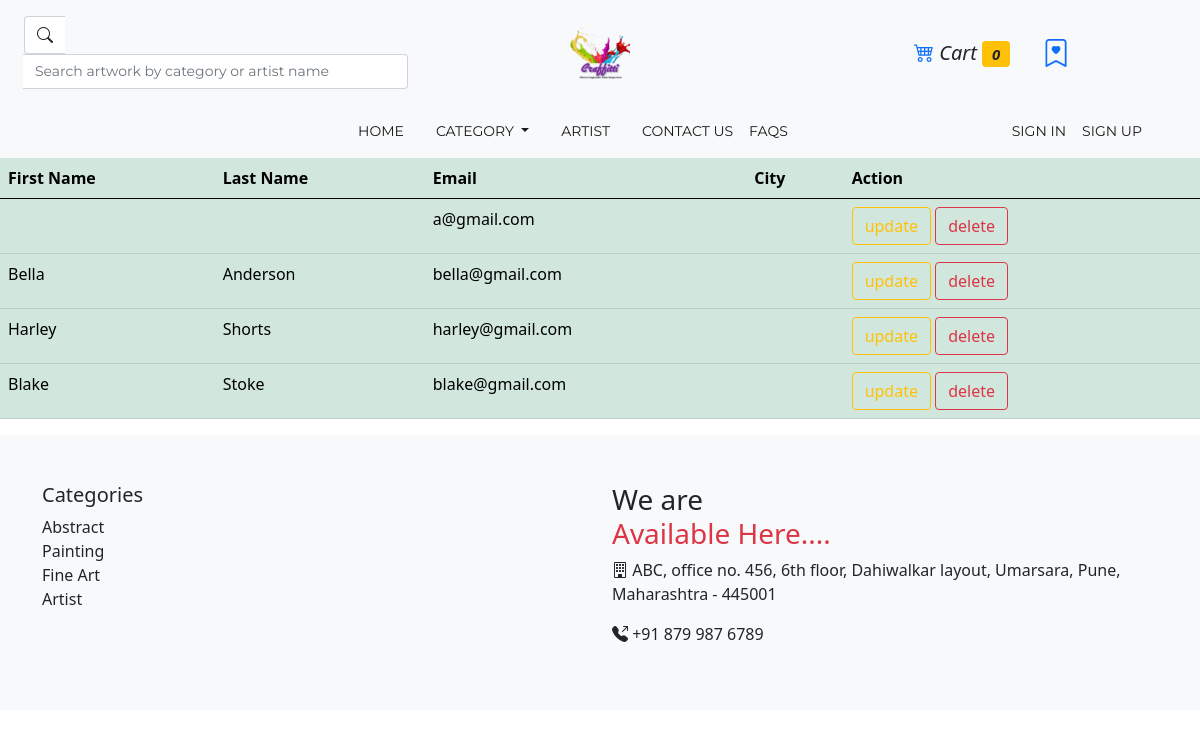
Screenshot of /user/show/ with the database file from the repository.
### accounts/models.py (models this page shows)
class CustomUser(AbstractUser):
    email = models.EmailField(unique=True)
    address = models.TextField(null=True)
    contact_number = models.BigIntegerField(unique=True, null=True, blank=True)
    is_artist = models.BooleanField(default=False)

### accounts/views.py (the view)
# urls.py: path('user/show/', user_retrieve_view, name='show_user'),
def user_retrieve_view(request):
    obj = CustomUser.objects.all()
    template_name = 'accounts/show_user.html'
    context = {'data':obj}
    return render(request, template_name, context)

### cart_app/context_processors.py (called while the page is built)
def cart_item_count(request):
    if request.user.is_authenticated:
        count = CartItem.objects.filter(user=request.user).count()
    else:
        count = 0
    return {'cart_item_count': count}

### templates/accounts/show_user.html (shortened to what this page needs)
{% extends 'base.html' %}
{% block content%}
    <table class="table table-success">
        <thead>
            <tr>
                <th>First Name</th>
                <th>Last Name</th>
                <th>Email</th>
                <th>City</th>
                <th>Action</th>
            </tr>
        </thead>
        <tbody>
            {% for obj in data %}
                <tr>
                    <td>{{obj.first_name}}</td>
                    <td>{{obj.last_name}}</td>
                    <td>{{obj.email}}</td>
                    <td>{{obj.city}}</td>
                    <td>
                        <a href="{% url 'update_user' obj.id %}"><input type="button" value="update" class="btn btn-outline-warning"></a>
                        <a href="{% url 'delete_user' obj.id %}"><input type="button" value="delete" class="btn btn-outline-danger"></a>
                    </td>
                </tr>
            {% endfor %}
        </tbody>
    </table>
{% endblock %}

### rows the page displays
CustomUser: email "a@gmail.com"
CustomUser: first_name "Bella", last_name "Anderson", email "bella@gmail.com"
CustomUser: first_name "Harley", last_name "Shorts", email "harley@gmail.com"
CustomUser: first_name "Blake", last_name "Stoke", email "blake@gmail.com"

### other values shown
{{ cart_item_count }} "0"
